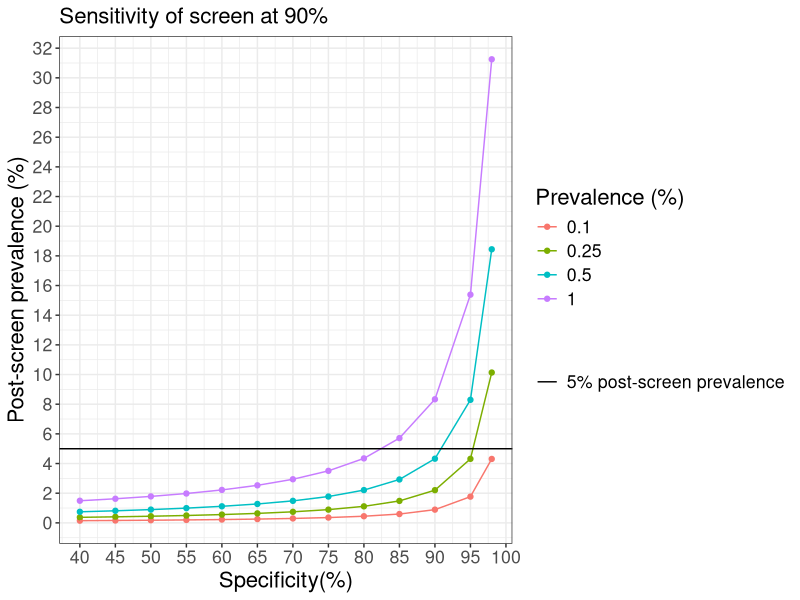

Write R code to recreate this figure. (Note: this script raises an error after producing the figure.)
#One screen algorithm
#High sensitivity screen (90%)
#Varied specificity


# Packages and base set-up ------------------------------------------------
library(tidyverse)
rm(list=ls())
N=100000 #screening population size

vals=c(0.4,0.45,0.5,0.55,0.6,0.65,0.7,0.75,0.80,0.85,0.90,0.95,0.98) #specificity range for novel screen
startedPrevs=c(0.001,0.0025,0.005,0.01) #considered prevalences

sens1=0.9 #sensitivity of novel screen
confSens=0.9 #Sensitivity of confirmatory test
confSpec=0.96 #Specificity of confirmatory test


# Simulate decision tree ---------------------------------------------------
for (p in 1:4){
  prev=startedPrevs[p]
  
  #spec1
  for (i in 1: length(vals)){
    spec1=vals[i]
    
    TBP=prev*N
    TBN=(1-prev)*N
    
    FP1=TBN*(1-spec1)
    FP2=FP1*(1-confSpec)
    TN1=TBN*(spec1)
    TN2=FP1*confSpec
    
    TP1=TBP*sens1
    TP2=TP1*confSens
    FN1=TBP*(1-sens1)
    FN2=TP1*(1-confSens)
    
    totalScreenPos=TP1+FP1
    preTestPrev=(TP1/totalScreenPos)
    percCorTB=TP2/TBP
    
    outIntermediate=t(c(prev,sens1,spec1,TBP, FP1,TP1,FN1,TN1,FP2,TP2,totalScreenPos,preTestPrev,percCorTB))
    outIntermediate=data.frame((outIntermediate))
    
    
    if (i==1& p==1){
      out=outIntermediate
    }else{
      out=rbind(out,outIntermediate)
    }
    
    
  }
  
}



colnames(out)=c("prev","sens1","spec1","numTB" ,"FP1","TP1","FN1","TN1","FP2","TP2","totalScreenPos","preTestPrev","percCorTB")

outFinal=out

outFinal$prev=factor(outFinal$prev*100)
outFinal$screenRatio=outFinal$totalScreenPos/outFinal$TP1
outFinal$numDiagnostic=outFinal$TP1+outFinal$FP1
outFinal$yield=100*(outFinal$TP2/outFinal$numDiagnostic)
outFinal=outFinal %>% group_by(prev)

outFinal$algType="OneStep"
outFinal$testConstraint="HighSens"
outFinal$totalCohort=N
outFinal$confirmatoryPos=outFinal$TP2+outFinal$FP2
outFinal$cxrScreenPos="-"
outFinal$screen1Pos=outFinal$totalScreenPos
outFinal$TBP=outFinal$numTB
outTable=outFinal %>% select(algType,testConstraint,prev,sens1,spec1,totalCohort,screen1Pos,cxrScreenPos,confirmatoryPos,TP2,TBP,percCorTB,preTestPrev)


# Figure development ------------------------------------------------------
#tested vs found
testedFound=outFinal %>% select(prev,spec1,numDiagnostic,TP2,percCorTB,yield)
testedFound=testedFound %>% gather("group","value",3:6)

TBPos=testedFound%>% filter(group=="TP2")
diags=testedFound%>% filter(group=="numDiagnostic")
corTB=testedFound%>% filter(group=="percCorTB")
yield=testedFound%>% filter(group=="yield")


##############Manuscript figures
fig2a=ggplot(outFinal,aes(spec1*100,preTestPrev*100,group=prev,colour=prev))+geom_point()+geom_line()+
  theme_bw()+xlab("Specificity(%)")+ylab("Post-screen prevalence (%)")+geom_hline(aes(yintercept = 5, linetype = "5% post-screen prevalence"))+
  labs(subtitle = paste("Sensitivity of screen at ",sens1*100,"%",sep=""))+
  scale_y_continuous(breaks=seq(0,35,2))+scale_x_continuous(breaks=seq(40,100,5))+theme(text = element_text(size = 16))+
  scale_linetype_manual(name="",values = c("5% post-screen prevalence" = "solid"))+
  scale_color_discrete(name="Prevalence (%)")
  

fig2a

ggsave(file="/Users/adenooy/Library/CloudStorage/OneDrive-Personal/AMC/TB/Screening Paper/Revision 1 - LGH/figures/Screening Figure 2A_R1.svg", plot=fig2a, width=10, height=5)

diags$prevlab=paste("Prev: ",diags$prev,"%",sep="")
corTB$prevlab=paste("Prev: ",corTB$prev,"%",sep="")
TBPos$prevlab=paste("Prev: ",TBPos$prev,"%",sep="")



fig2b=ggplot(diags ,aes(spec1*100,value,fill="Confirmatory Tests"))+geom_bar(stat="identity")+facet_wrap(.~prevlab)+
  theme_bw()+xlab("Screen Specificity(%)")+
  labs(subtitle = paste("Sensitivity of screen at ",sens1*100,"%",sep=""))+
  scale_x_continuous(breaks=seq(40,95,5))+ scale_color_manual(name="",values=c("black"))+ scale_fill_manual(name="",values=c("#B4CF66"))+ 
  theme(legend.position = "bottom",text=element_text(size=14))+ylab("Number of Confirmatory Tests")+theme(text = element_text(size = 16))

fig2b


ggsave(file="/Users/adenooy/Library/CloudStorage/OneDrive-Personal/AMC/TB/Screening Paper/Revision 1 - LGH/figures/Screening Figure 2B_R1.svg", plot=fig2b, width=10, height=5)

coeff=10

fig2c=ggplot(data=TBPos,aes(spec1*100,value,fill="Cases detected"),stat="identity")+geom_bar(stat="identity")+facet_wrap(.~prevlab)+
  geom_line(data=corTB,aes(x=spec1*100,y=value*100*coeff,colour="TB Case Detection (%)"))+
  geom_point(data=corTB,aes(x=spec1*100,y=value*100*coeff,colour="TB Case Detection (%)"))+
  geom_text(data=corTB,aes(x=spec1*100,y=(value)*100*coeff+100,label=round(value*100,0),colour="TB Case Detection (%)"))+
  theme_bw()+xlab("Screen Specificity(%)")+
  labs(subtitle = paste("Sensitivity of screen at ",sens1*100,"%",sep=""))+
  scale_x_continuous(breaks=seq(40,95,5))+ scale_color_manual(name="",values=c("black","black"))+ scale_fill_manual(name="",values=c("#146152"))+ 
  theme(legend.position = "bottom",text=element_text(size=14))+ylab("Number of Individuals")+theme(text = element_text(size = 16))+
  theme(legend.position = "bottom",text=element_text(size=16))+ylab("Number of Individuals")+scale_y_continuous(
    name = "Number of positive TB tests",
    sec.axis = sec_axis(~ . /coeff , name = "TB Case Detection (%)")  # transformation
  )


fig2c

ggsave(file="/Users/adenooy/Library/CloudStorage/OneDrive-Personal/AMC/TB/Screening Paper/Revision 1 - LGH/figures/Screening Figure 2C_R1.svg", plot=fig2c, width=10, height=6)



# Additional Costing ------------------------------------------------------
costDiag=8
cost_screen=3

outFinal$diagCost=costDiag*outFinal$numDiagnostic
outFinal$total_cost_screen_2 =outFinal$diagCost+N*cost_screen

outFinal$cost_correct=outFinal$total_cost_screen_2/outFinal$TP2

costing_data=outFinal %>% select(prev,sens1,spec1,cost_correct)

library(RColorBrewer)

costing_data$prev=factor(costing_data$prev)
costing_data$spec1=factor(costing_data$spec1*100)

figS3a=ggplot(costing_data,aes(spec1,prev,fill=cost_correct))+geom_tile(color = "grey50",
                                                                        lwd = 0.5,
                                                                        linetype = 1)+theme_bw()+xlab("Specificity (%)")+ylab("Prevalence (%)")+
  theme(text=element_text(size=16))+
  scale_fill_distiller(
    palette = "RdYlGn",    # reversed green-to-red, use "YlGnBu" etc. for others
    direction = -1,     # set fixed min and max
    name = "Cost per correct diagnosis"
  )+geom_text(aes(label=round(cost_correct,0)))+labs(title="One-screen - High-sensitivity Test")

figS3a

write.csv(costing_data,"/Users/adenooy/Downloads/costing_one_high_sens.csv")





